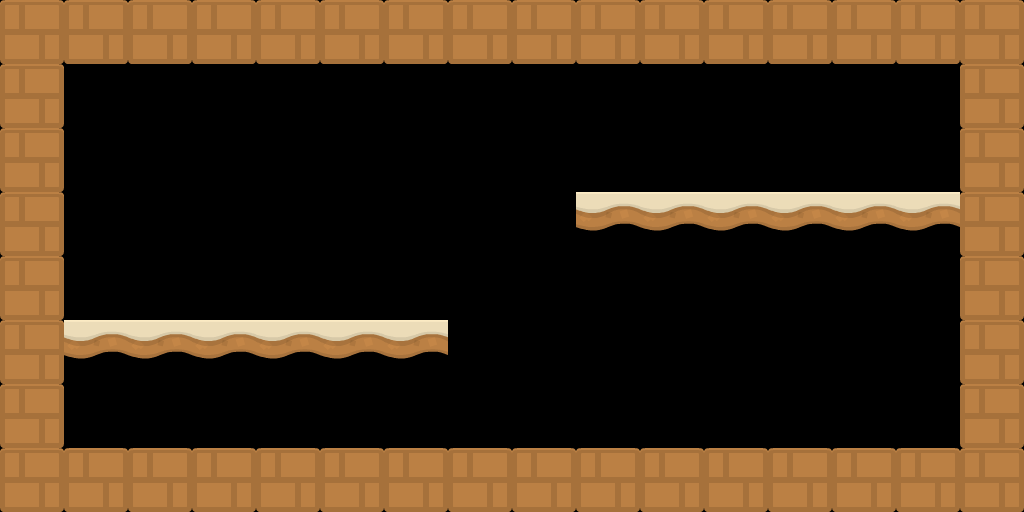

This is a level from a 2D game, rendered from its Tiled map with the project's own tilesets. A one-line summary and the complete map file follow:
An orthogonal 16x8 tile map with 64x64 px tiles, 1 tile layer (platforms) and 6 objects (5x coin, player).

<map version="1.0" tiledversion="1.1.5" orientation="orthogonal" renderorder="right-down" width="16" height="8" tilewidth="64" tileheight="64" infinite="0" nextobjectid="10">
 <tileset firstgid="1" name="tileset" tilewidth="64" tileheight="64" tilecount="3" columns="3">
  <image source="tileset.png" width="192" height="64" />
  <tile id="0">
   <properties>
    <property name="collidable" type="bool" value="true" />
    <property name="hurtful" type="bool" value="false" />
   </properties>
  </tile>
  <tile id="1">
   <properties>
    <property name="collidable" type="bool" value="true" />
    <property name="hurtful" type="bool" value="false" />
   </properties>
  </tile>
  <tile id="2">
   <properties>
    <property name="collidable" type="bool" value="false" />
    <property name="hurtful" type="bool" value="true" />
   </properties>
  </tile>
 </tileset>
 <layer name="platforms" width="16" height="8">
  <data encoding="csv">
2,2,2,2,2,2,2,2,2,2,2,2,2,2,2,2,
2,0,0,0,0,0,0,0,0,0,0,0,0,0,0,2,
2,0,0,0,0,0,0,0,0,0,0,0,0,0,0,2,
2,0,0,0,0,0,0,0,0,1,1,1,1,1,1,2,
2,0,0,0,0,0,0,0,0,0,0,0,0,0,0,2,
2,1,1,1,1,1,1,0,0,0,0,0,0,0,0,2,
2,0,0,0,0,0,0,0,0,0,0,0,0,0,0,2,
2,2,2,2,2,2,2,2,2,2,2,2,2,2,2,2
</data>
 </layer>
 <objectgroup name="spawn">
  <object id="9" name="player" x="157.333" y="208">
   <point />
  </object>
 </objectgroup>
 <objectgroup name="coins">
  <object id="1" name="coin" x="865.333" y="149.333">
   <point />
  </object>
  <object id="2" name="coin" x="545.333" y="160">
   <point />
  </object>
  <object id="3" name="coin" x="354.667" y="226.667">
   <point />
  </object>
  <object id="4" name="coin" x="157.334" y="302.666">
   <point />
  </object>
  <object id="6" name="coin" x="673.333" y="357.333">
   <point />
  </object>
 </objectgroup>
</map>